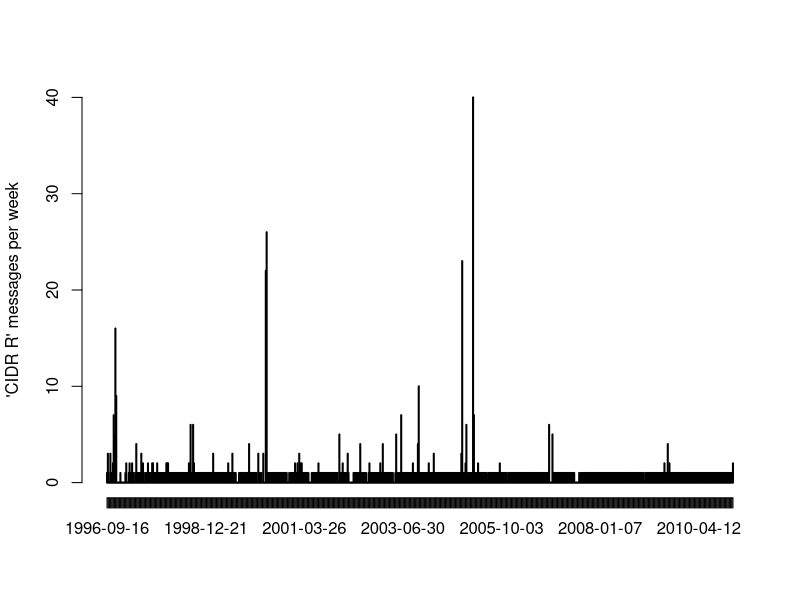
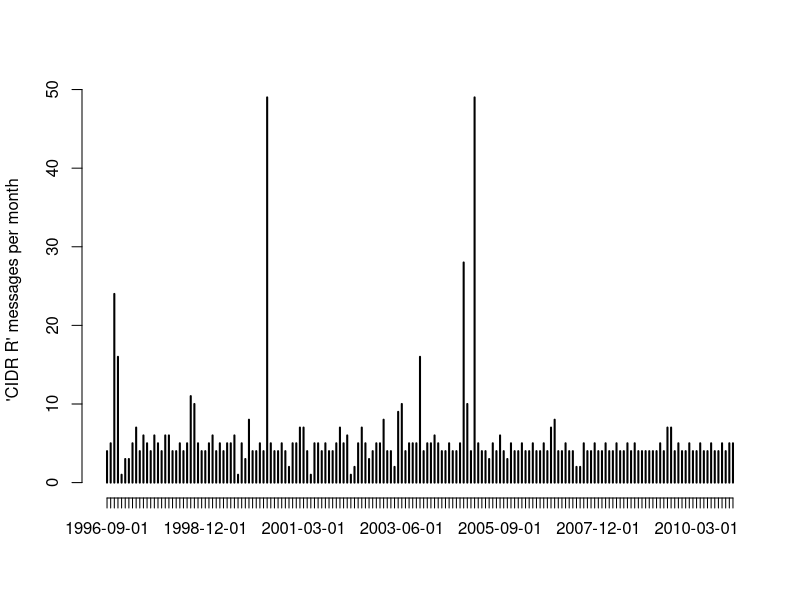

The R script that drew these images, in order:
mail_dates <- read.csv("cidr_r_email_dates.txt",
    colClasses=c("Date"))
pdf("nanog_cidr_r_freqs.pdf", paper="usr", width=10, height=7.5)
plot(table(cut(mail_dates[[1]], "week")),
    ylab="'CIDR R' messages per week")
plot(table(cut(mail_dates[[1]], "month")),
    ylab="'CIDR R' messages per month")
dev.off()
